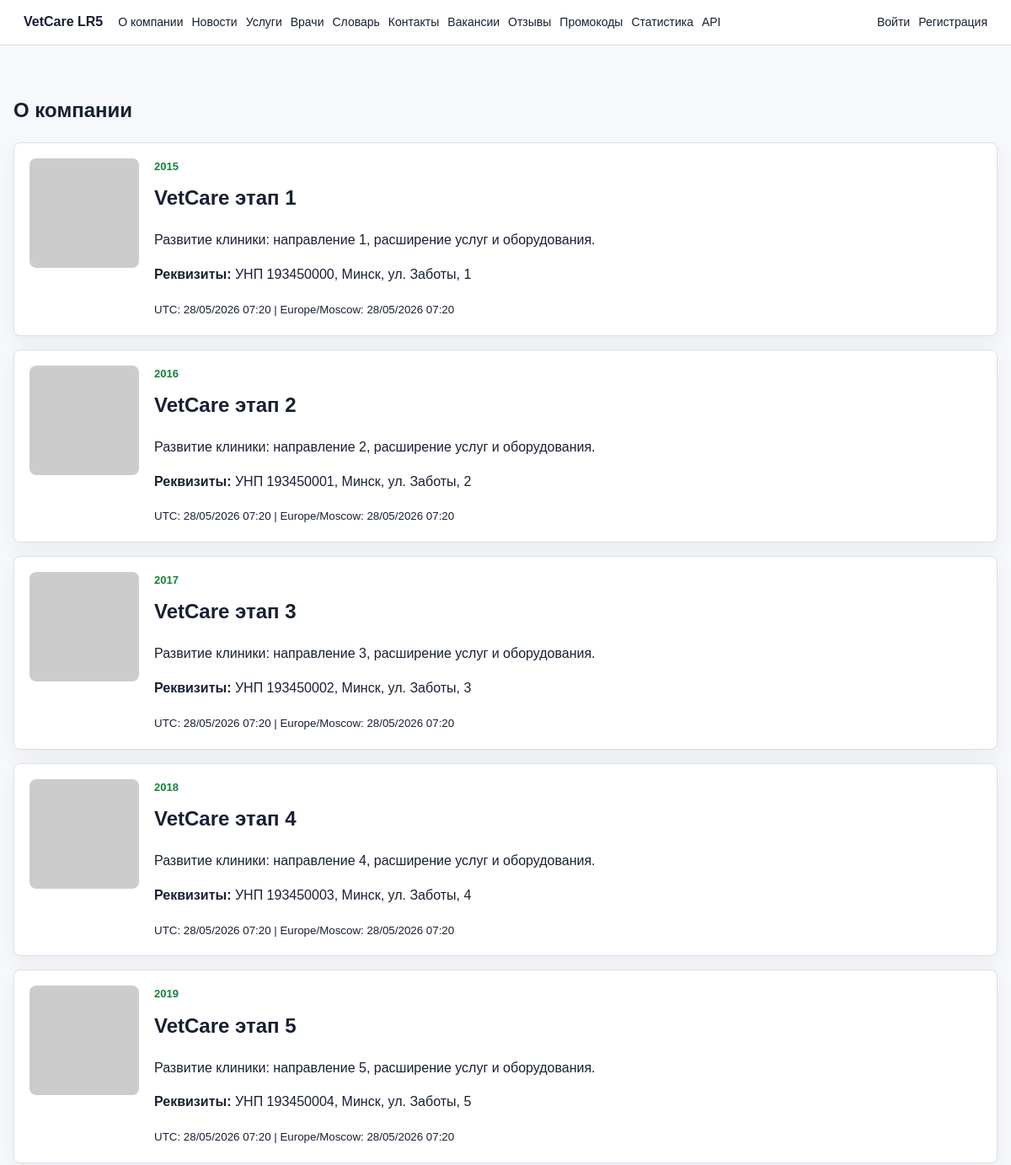
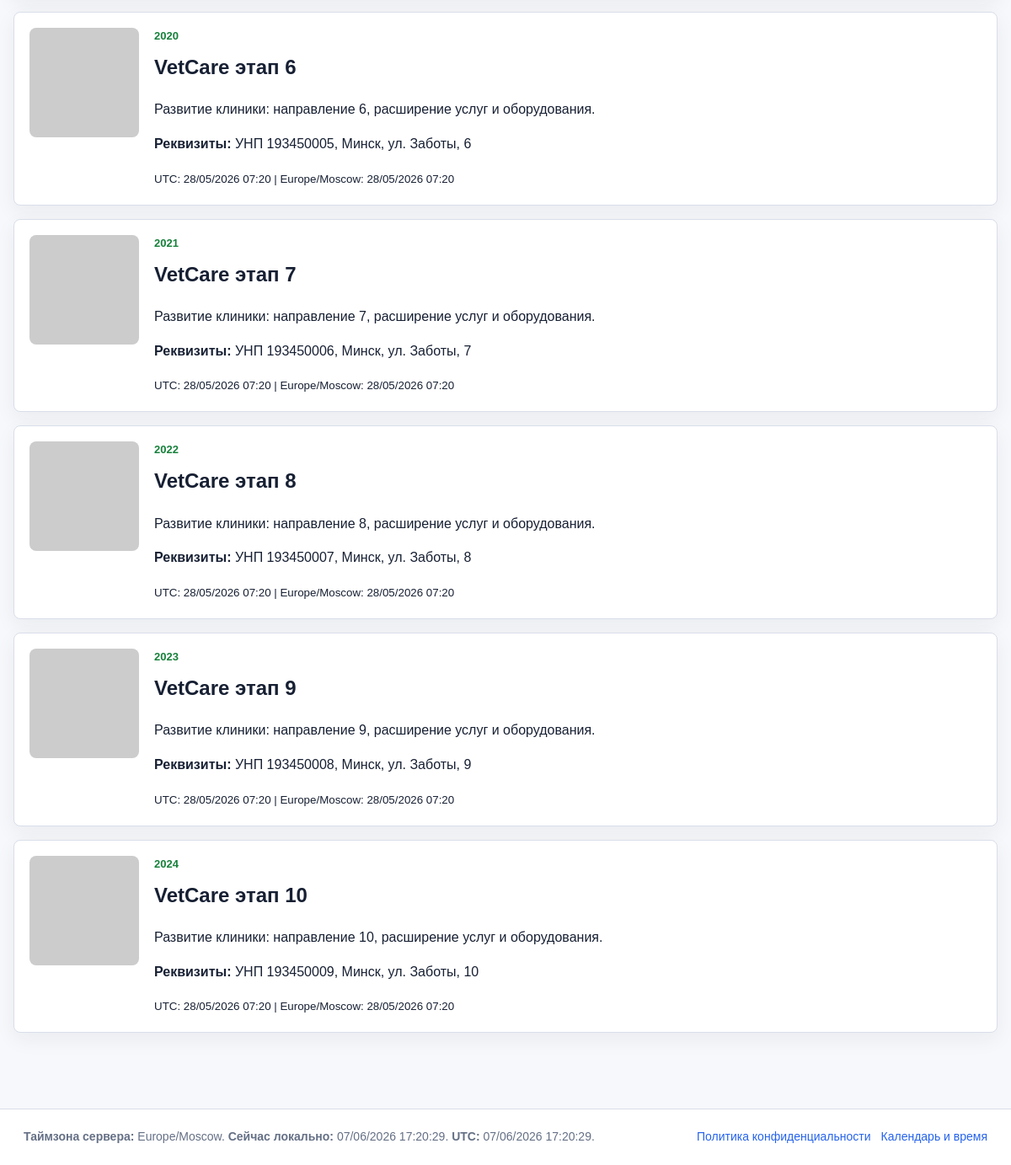
The page /about/ on the database its author committed (2 pictures, top to bottom).
### clinic/models.py (models this page shows, shortened)
class TimeStampedModel(models.Model):
    created_at_utc = models.DateTimeField(default=timezone.now, editable=False, db_index=True)
    created_at_local = models.DateTimeField(editable=False, null=True, blank=True)
    updated_at_utc = models.DateTimeField(default=timezone.now, editable=False)
    updated_at_local = models.DateTimeField(editable=False, null=True, blank=True)
    class Meta:
        abstract = True

class CompanyInfo(TimeStampedModel):
    name = models.CharField(max_length=160, unique=True)
    description = models.TextField()
    history_year = models.PositiveIntegerField(validators=[MinValueValidator(1900), MaxValueValidator(2100)])
    requisites = models.CharField(max_length=255)
    logo_url = models.URLField(blank=True)
    class Meta:
        ordering = ["history_year", "name"]
        verbose_name = "сведения о компании"
        verbose_name_plural = "сведения о компании"

### clinic/views.py (the view)
# urls.py: path("about/", views.about, name="about"),
def about(request):
    facts = CompanyInfo.objects.all()
    return render(request, "clinic/about.html", {"facts": facts})

### clinic/context_processors.py (called while the page is built)
def site_time(request):
    local_tz = ZoneInfo(settings.TIME_ZONE)
    now_utc = timezone.now()
    now_local = timezone.localtime(now_utc, local_tz)
    month_calendar = calendar.TextCalendar(firstweekday=0).formatmonth(
        now_local.year,
        now_local.month,
    )
    return {
        "server_timezone": settings.TIME_ZONE,
        "now_utc": now_utc,
        "now_local": now_local,
        "text_calendar": month_calendar,
    }

### clinic/templates/clinic/about.html (shortened to what this page needs)
{% extends "clinic/base.html" %}
{% block content %}
<section class="section">
    <h1>О компании</h1>
    <div class="timeline">
        {% for fact in facts %}
            <article class="row-card">
                {% if fact.logo_url %}
                    <img class="thumb" src="{{ fact.logo_url }}" alt="{{ fact.name }}">
                {% endif %}
                <div>
                    <p class="eyebrow">{{ fact.history_year }}</p>
                    <h2>{{ fact.name }}</h2>
                    <p>{{ fact.description }}</p>
                    <p><strong>Реквизиты:</strong> {{ fact.requisites }}</p>
                    <small>UTC: {{ fact.created_at_utc|date:"d/m/Y H:i" }} | {{ server_timezone }}: {{ fact.created_at_local|date:"d/m/Y H:i" }}</small>
                </div>
            </article>
        {% empty %}
            <p>Информация о компании пока не заполнена.</p>
        {% endfor %}
    </div>
</section>
{% endblock %}

### clinic/templates/clinic/base.html (shortened to what this page needs)
{% load static %}
<!doctype html>
<html lang="ru">
<head>
    <link rel="stylesheet" href="{% static 'clinic/styles.css' %}">
</head>
<body>
    <header class="site-header">
        <a class="brand" href="{% url 'home' %}">VetCare LR5</a>
        <nav class="main-nav" aria-label="Основная навигация">
            <a href="{% url 'about' %}">О компании</a>
            <a href="{% url 'news_list' %}">Новости</a>
            <a href="{% url 'service_list' %}">Услуги</a>
            <a href="{% url 'doctors' %}">Врачи</a>
            <a href="{% url 'glossary' %}">Словарь</a>
            <a href="{% url 'contacts' %}">Контакты</a>
            <a href="{% url 'vacancies' %}">Вакансии</a>
            <a href="{% url 'reviews' %}">Отзывы</a>
            <a href="{% url 'coupons' %}">Промокоды</a>
            <a href="{% url 'stats' %}">Статистика</a>
            <a href="{% url 'external_api' %}">API</a>
        </nav>
        <div class="auth-box">
            {% if user.is_authenticated %}
                <a href="{% url 'profile' %}">{{ user.username }}</a>
                <form method="post" action="{% url 'logout' %}">
                    {% csrf_token %}
                    <button type="submit">Выйти</button>
                </form>
            {% else %}
                <a href="{% url 'login' %}">Войти</a>
                <a href="{% url 'register' %}">Регистрация</a>
            {% endif %}
        </div>
    </header>
    <main class="page">
        {% block content %}{% endblock %}
    </main>
    <footer class="site-footer">
        <div>
            <strong>Таймзона сервера:</strong> {{ server_timezone }}.
            <strong>Сейчас локально:</strong> {{ now_local|date:"d/m/Y H:i:s" }}.
            <strong>UTC:</strong> {{ now_utc|date:"d/m/Y H:i:s" }}.
        </div>
        <nav>
            <a href="{% url 'privacy' %}">Политика конфиденциальности</a>
            <a href="{% url 'time_info' %}">Календарь и время</a>
        </nav>
    </footer>
</body>
</html>

### clinic/static/clinic/styles.css (style rules this page uses)
:root { color-scheme: light; --bg: #f7f8fb; --surface: #ffffff; --text: #172033; --muted: #657086; --line: #d9deea; --blue: #2563eb; --green: #16803a; --amber: #b7791f; --red: #c2410c; }
* { box-sizing: border-box; }
body { margin: 0; background: var(--bg); color: var(--text); font-family: Arial, Helvetica, sans-serif; line-height: 1.55; }
a { color: var(--blue); text-decoration: none; }
img { display: block; max-width: 100%; }
.site-header { position: sticky; top: 0; z-index: 10; display: grid; grid-template-columns: auto 1fr auto; gap: 18px; align-items: center; padding: 14px 28px; background: rgba(255, 255, 255, 0.96); border-bottom: 1px solid var(--line); }
.brand { font-weight: 800; color: var(--text); }
.main-nav, .auth-box, .actions { display: flex; flex-wrap: wrap; gap: 10px; align-items: center; }
.main-nav a, .auth-box a, .auth-box button { color: var(--text); font-size: 14px; }
.page { width: min(1180px, calc(100% - 32px)); margin: 0 auto; padding: 28px 0 44px; }
.latest-news, .row-card, .card { border: 1px solid var(--line); border-radius: 8px; background: var(--surface); box-shadow: 0 8px 24px rgba(23, 32, 51, 0.06); }
.latest-news div, .card, .row-card { padding: 18px; }
.section { padding: 30px 0; }
.section h1, .section h2, .section h3 { margin-top: 0; }
.eyebrow { margin: 0 0 8px; color: var(--green); font-size: 13px; font-weight: 700; text-transform: uppercase; }
.site-footer { display: flex; flex-wrap: wrap; justify-content: space-between; gap: 12px; padding: 22px 28px; border-top: 1px solid var(--line); background: var(--surface); color: var(--muted); font-size: 14px; }
.site-footer nav { display: flex; flex-wrap: wrap; gap: 12px; }
.thumb { width: 130px; height: 130px; object-fit: cover; border-radius: 8px; }
.row-card { display: flex; gap: 18px; margin-bottom: 16px; }

### rows shown on the page
CompanyInfo: history_year "2015", name "VetCare этап 1", description "Развитие клиники: направление 1, расширение услуг и оборудования.", requisites "УНП 193450000, Минск, ул. Заботы, 1", created_at_utc "28/05/2026 07:20", server_timezone "Europe/Moscow", created_at_local "28/05/2026 07:20"
CompanyInfo: history_year "2016", name "VetCare этап 2", description "Развитие клиники: направление 2, расширение услуг и оборудования.", requisites "УНП 193450001, Минск, ул. Заботы, 2", created_at_utc "28/05/2026 07:20", server_timezone "Europe/Moscow", created_at_local "28/05/2026 07:20"
CompanyInfo: history_year "2017", name "VetCare этап 3", description "Развитие клиники: направление 3, расширение услуг и оборудования.", requisites "УНП 193450002, Минск, ул. Заботы, 3", created_at_utc "28/05/2026 07:20", server_timezone "Europe/Moscow", created_at_local "28/05/2026 07:20"
CompanyInfo: history_year "2018", name "VetCare этап 4", description "Развитие клиники: направление 4, расширение услуг и оборудования.", requisites "УНП 193450003, Минск, ул. Заботы, 4", created_at_utc "28/05/2026 07:20", server_timezone "Europe/Moscow", created_at_local "28/05/2026 07:20"
CompanyInfo: history_year "2019", name "VetCare этап 5", description "Развитие клиники: направление 5, расширение услуг и оборудования.", requisites "УНП 193450004, Минск, ул. Заботы, 5", created_at_utc "28/05/2026 07:20", server_timezone "Europe/Moscow", created_at_local "28/05/2026 07:20"
CompanyInfo: history_year "2020", name "VetCare этап 6", description "Развитие клиники: направление 6, расширение услуг и оборудования.", requisites "УНП 193450005, Минск, ул. Заботы, 6", created_at_utc "28/05/2026 07:20", server_timezone "Europe/Moscow", created_at_local "28/05/2026 07:20"
CompanyInfo: history_year "2021", name "VetCare этап 7", description "Развитие клиники: направление 7, расширение услуг и оборудования.", requisites "УНП 193450006, Минск, ул. Заботы, 7", created_at_utc "28/05/2026 07:20", server_timezone "Europe/Moscow", created_at_local "28/05/2026 07:20"
CompanyInfo: history_year "2022", name "VetCare этап 8", description "Развитие клиники: направление 8, расширение услуг и оборудования.", requisites "УНП 193450007, Минск, ул. Заботы, 8", created_at_utc "28/05/2026 07:20", server_timezone "Europe/Moscow", created_at_local "28/05/2026 07:20"
CompanyInfo: history_year "2023", name "VetCare этап 9", description "Развитие клиники: направление 9, расширение услуг и оборудования.", requisites "УНП 193450008, Минск, ул. Заботы, 9", created_at_utc "28/05/2026 07:20", server_timezone "Europe/Moscow", created_at_local "28/05/2026 07:20"
CompanyInfo: history_year "2024", name "VetCare этап 10", description "Развитие клиники: направление 10, расширение услуг и оборудования.", requisites "УНП 193450009, Минск, ул. Заботы, 10", created_at_utc "28/05/2026 07:20", server_timezone "Europe/Moscow", created_at_local "28/05/2026 07:20"

### other values the page prints
{{ server_timezone }} "Europe/Moscow"
{{ now_local|date:"d/m/Y H:i:s" }} "07/06/2026 17:20:29"
